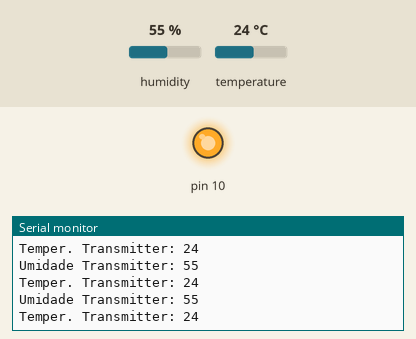
The program below on a simulated Arduino Nano, built with avr-gcc and run on an emulated ATmega328P. Shown: output pins drawn as LEDs (lit = HIGH), the last lines printed to the serial monitor. The test bench sets the inputs (shaded band); at power-on: temperature 24 °C, humidity 55 %.

Above: at 2.8 s.
2.9 s: temperature set to 11 °C
At 4.32 s:
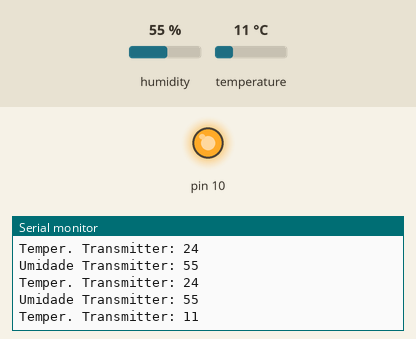
8.9 s: temperature set to 8 °C
At 8.93 s:
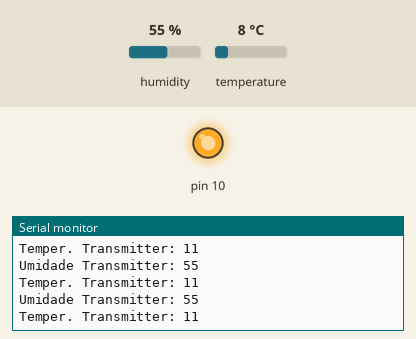
Timing chart, 0 to 11.9 s (numbered marks = the images above; inputs shaded):
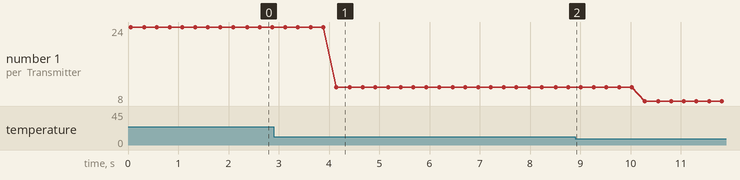

The program:

main.cpp
```cpp
#include <Arduino.h>
#include <SPI.h>          //Library for using SPI Communication
#include <mcp2515.h>      //Library for using CAN Communication
#include <DHT.h>          //Library for using DHT sensor
#include <Wire.h>

#define DHTPIN A0
#define DHTTYPE DHT11

void printSpaces(void);

struct can_frame canMsg;
MCP2515 mcp2515(10);

DHT dht(DHTPIN, DHTTYPE);     //initilize object dht for class DHT with DHT pin with STM32 and DHT type as DHT11

void setup()
{
  while (!Serial);
  Serial.begin(9600);

  SPI.begin();               //Begins SPI communication
  dht.begin();               //Begins to read temperature & humidity sesnor value

  mcp2515.reset();
  mcp2515.setBitrate(CAN_500KBPS,MCP_8MHZ); //Sets CAN at speed 500KBPS and Clock 8MHz
  mcp2515.setNormalMode();
}

void loop()
{
  int h = dht.readHumidity();       //Gets Humidity value
  int t = dht.readTemperature();    //Gets Temperature value

  canMsg.can_id  = 0x036;           //CAN id as 0x036
  canMsg.can_dlc = 8;               //CAN data length as 8
  canMsg.data[0] = h;               //Update humidity value in [0]
  canMsg.data[1] = t;               //Update temperature value in [1]
  canMsg.data[2] = 0x00;            //Rest all with 0
  canMsg.data[3] = 0x00;
  canMsg.data[4] = 0x00;
  canMsg.data[5] = 0x00;
  canMsg.data[6] = 0x00;
  canMsg.data[7] = 0x00;
  mcp2515.sendMessage(&canMsg);     //Sends the CAN message
  Serial.print("Umidade Transmitter: ");
  Serial.println(canMsg.data[0]);
  Serial.print("Temper. Transmitter: ");
  Serial.print(canMsg.data[1]);
  delay(250);
  printSpaces();
}

void printSpaces(void){
  for (int i = 0; i < 10; i++)
  {
    Serial.println();
  }

}
```

Measured:
- after the input at 2.9 s, the serial monitor: prints a new line after 1.2 s (image 1)
- plotted number 1: 24 → 11 after the input at 2.9 s, 11 → 8 after the input at 8.9 s
